Frame 1 (no input): blank canvas, image omitted
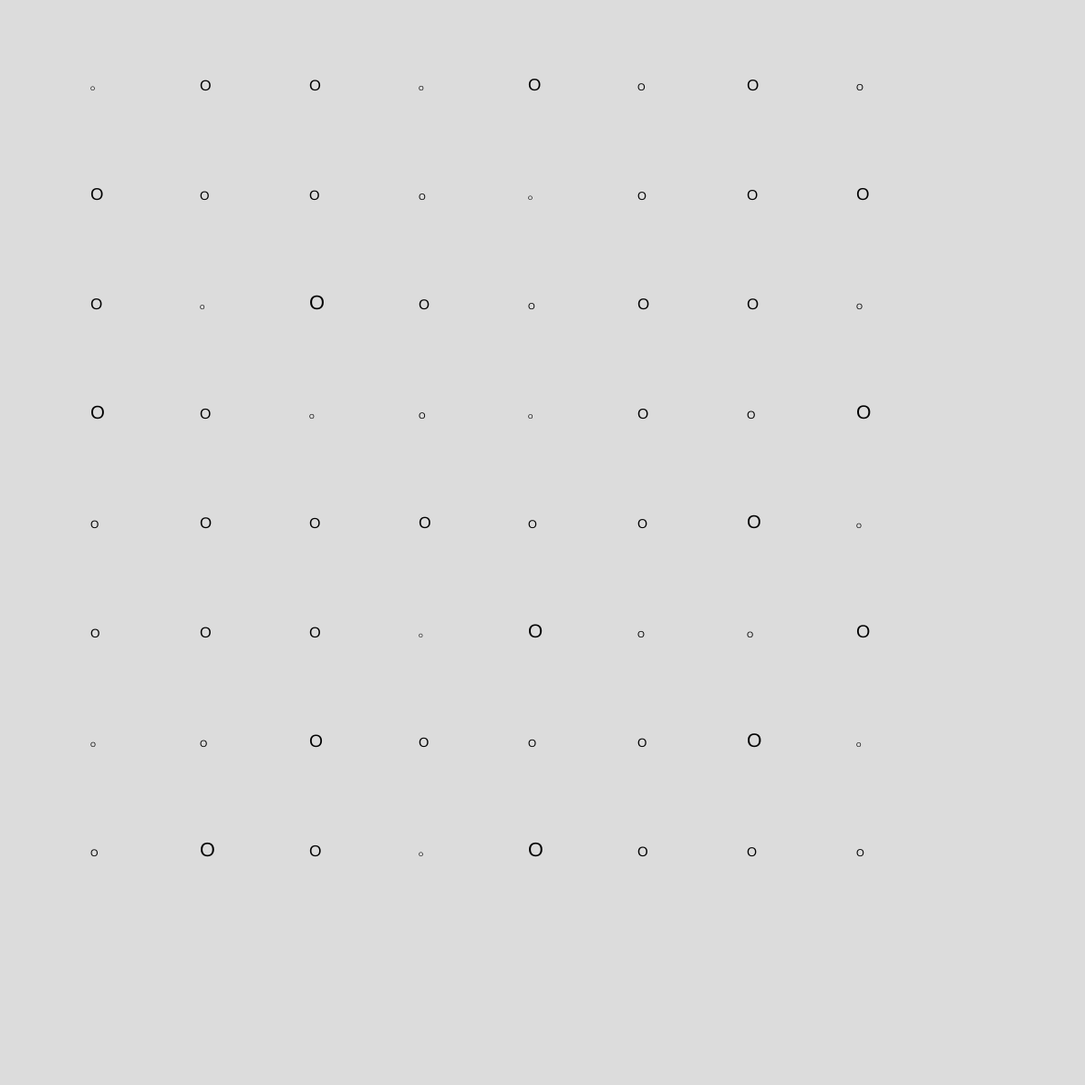
Frame 2 (the mouse pressed at the canvas centre, redrawn once)

The p5.js sketch that drew this single still picture (run headless with seeded random() and noise() and a simulated clock; the mouse was pressed at the canvas centre and the sketch redrawn once):

// p5.js sketch
// ── sketch.js

//made from the grid assignment i created the eye doctor chart. Every time you press your mouse the screen goes black
//as if your blinking or the lenses are being switched and then when you rleased your mouse the letter changes.

function setup() {
  // create a canvas
  createCanvas(1200, 1200);
  // disable animation
  noLoop();
}

//begining of code is taken from canvas

function draw() {
  background(220);

  let letters = ['A','B','C','D','E','F','G','H','I','J','K','L','M','N','O','P','Q','R','S','T','U','V','W','X','Y','Z'];

  let choice = random(letters);

  translate(100,100);
  for (let x = 0; x < 8; x++){
   for (let y = 0; y < 8; y++){
      push();
      translate(x * 120, y * 120);
      textSize(random(6,22));
      text(choice,x,y);
      pop();
    }
  }
}
function mousePressed() {
  background(0);
}
function mouseReleased(){
  draw();
  translate(-100,-100);
}
